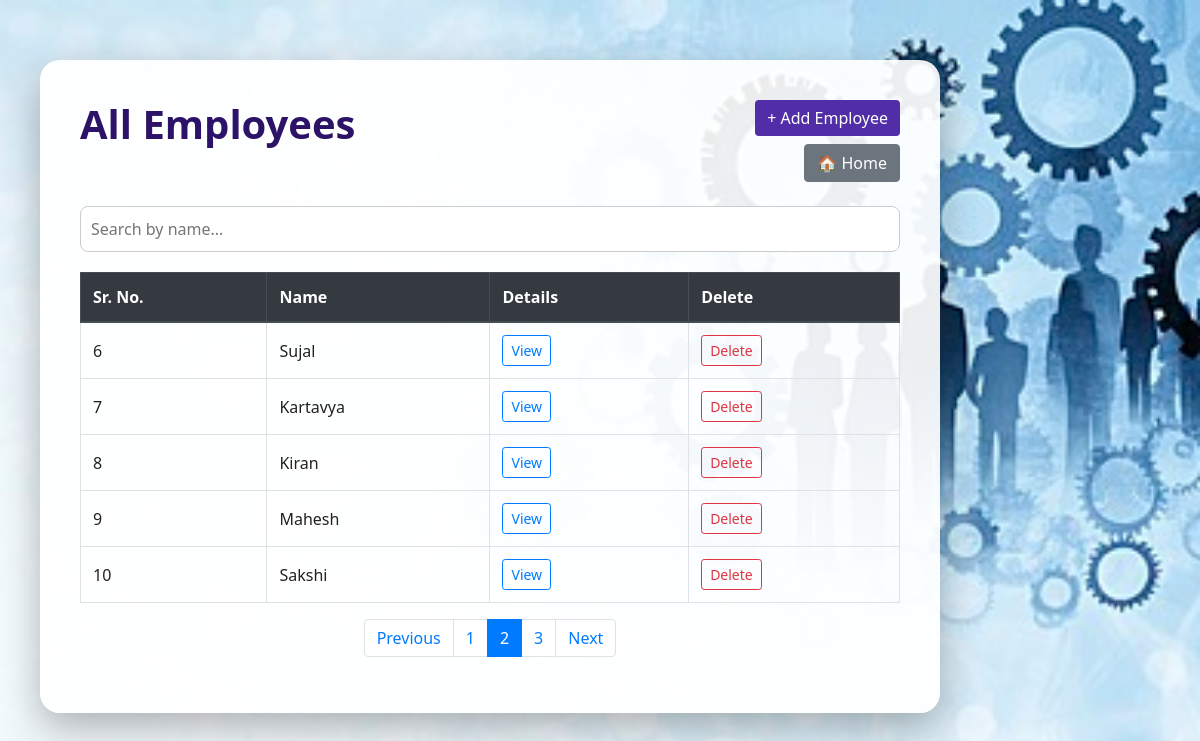
The app's page /forms/list/?q=&page=2 with its own data.
### employeeapp/models.py (models this page shows, shortened)
class Employee(models.Model):
    Gender_Choices = [
        ('M','Male'),
        ('F','Female'),
        ('O','Other'),
    ]
    phone_num = RegexValidator(regex=r'^\d{10}$' , message="Mobile Number must be exactly 10 digits.")
    name = models.CharField(max_length=60)
    gender = models.CharField(max_length=10, choices=Gender_Choices, verbose_name="Gender", null=True, blank=True)
    mob_num = models.CharField(validators=[phone_num], max_length=10)
    email = models.EmailField()
    address = models.TextField()
    salary = models.FloatField()
    designation = models.CharField()
    photo = models.ImageField(upload_to='employee_photos', null=True, blank=True)

### employeeapp/views.py (the view)
# urls.py: path('list/',list_of_emp),
def list_of_emp(request):
    query = request.GET.get('q', '')
    employees = Employee.objects.filter(name__icontains=query) if query else Employee.objects.all()
    paginator = Paginator(employees, 5)  # 5 per page
    page_number = request.GET.get('page')
    page_obj = paginator.get_page(page_number)
    return render(request, 'employeeapp/list.html', {'data': page_obj})

### employeeapp/templates/employeeapp/list.html (shortened to what this page needs)
{% load static %}
<!DOCTYPE html>
<html lang="en">
<head>
  <link rel="stylesheet" href="https://cdn.jsdelivr.net/npm/bootstrap@4.6.2/dist/css/bootstrap.min.css" />
</head>
<body>
  <div class="overlay">
    <div class="container">
      <div class="d-flex justify-content-between align-items-start mb-4">
        <h1>All Employees</h1>
        <div class="d-flex flex-column align-items-end">
          <a class="btn btn-primary mb-2" href="/forms/add">+ Add Employee</a>
          <a class="btn btn-secondary" href="/forms/home">🏠 Home</a>
        </div>
      </div>
      <form method="GET" action="">
        <input type="text" name="q" class="search-input" placeholder="Search by name..." value="{{ request.GET.q }}">
      </form>
      <div class="table-responsive">
        <table class="table table-bordered table-hover">
          <thead class="thead-dark">
            <tr>
              <th>Sr. No.</th>
              <th>Name</th>
              <th>Details</th>
              <th>Delete</th>
            </tr>
          </thead>
          <tbody>
            {% for x in data %}
            <tr>
              <td>{{ data.start_index|add:forloop.counter0 }}</td>
              <td>{{ x.name }}</td>
              <td>
                <a class="btn btn-sm btn-outline-primary" href="/forms/details/{{ x.id }}">View</a>
              </td>
              <td>
                <form method="POST" action="/forms/delete/{{ x.id }}/" onsubmit="return confirmAndPlaySound();">
                  <button type="submit" class="btn btn-sm btn-outline-danger">Delete</button>
                </form>
              </td>
            </tr>
            {% empty %}
            <tr>
              <td colspan="4" class="text-center text-muted">No employees found.</td>
            </tr>
            {% endfor %}
          </tbody>
        </table>
      </div>
      {% if data.has_other_pages %}
      <nav>
        <ul class="pagination">
          {% if data.has_previous %}
          <li class="page-item"><a class="page-link" href="?q={{ request.GET.q }}&page={{ data.previous_page_number }}">Previous</a></li>
          {% else %}
          <li class="page-item disabled"><span class="page-link">Previous</span></li>
          {% endif %}
          {% for num in data.paginator.page_range %}
            {% if data.number == num %}
              <li class="page-item active"><span class="page-link">{{ num }}</span></li>
            {% else %}
              <li class="page-item"><a class="page-link" href="?q={{ request.GET.q }}&page={{ num }}">{{ num }}</a></li>
            {% endif %}
          {% endfor %}
          {% if data.has_next %}
          <li class="page-item"><a class="page-link" href="?q={{ request.GET.q }}&page={{ data.next_page_number }}">Next</a></li>
          {% else %}
          <li class="page-item disabled"><span class="page-link">Next</span></li>
          {% endif %}
        </ul>
      </nav>
      {% endif %}
    </div>
  </div>
</body>
</html>

### records on screen
Employee: start_index|add "6", name "Sujal"
Employee: start_index|add "7", name "Kartavya"
Employee: start_index|add "8", name "Kiran"
Employee: start_index|add "9", name "Mahesh"
Employee: start_index|add "10", name "Sakshi"

### other values on screen
{{ num }} "1" "3"
{{ num }} "2"
